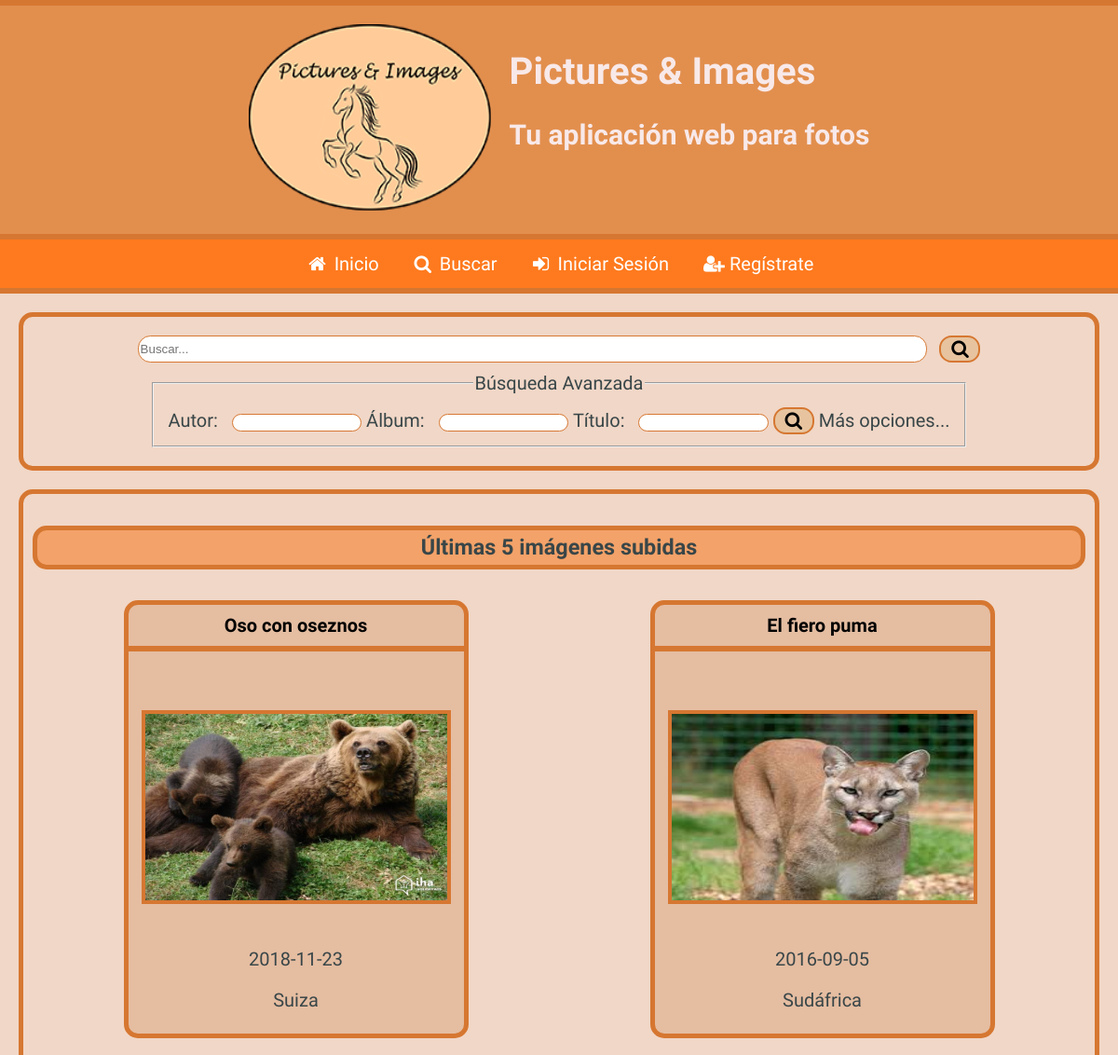
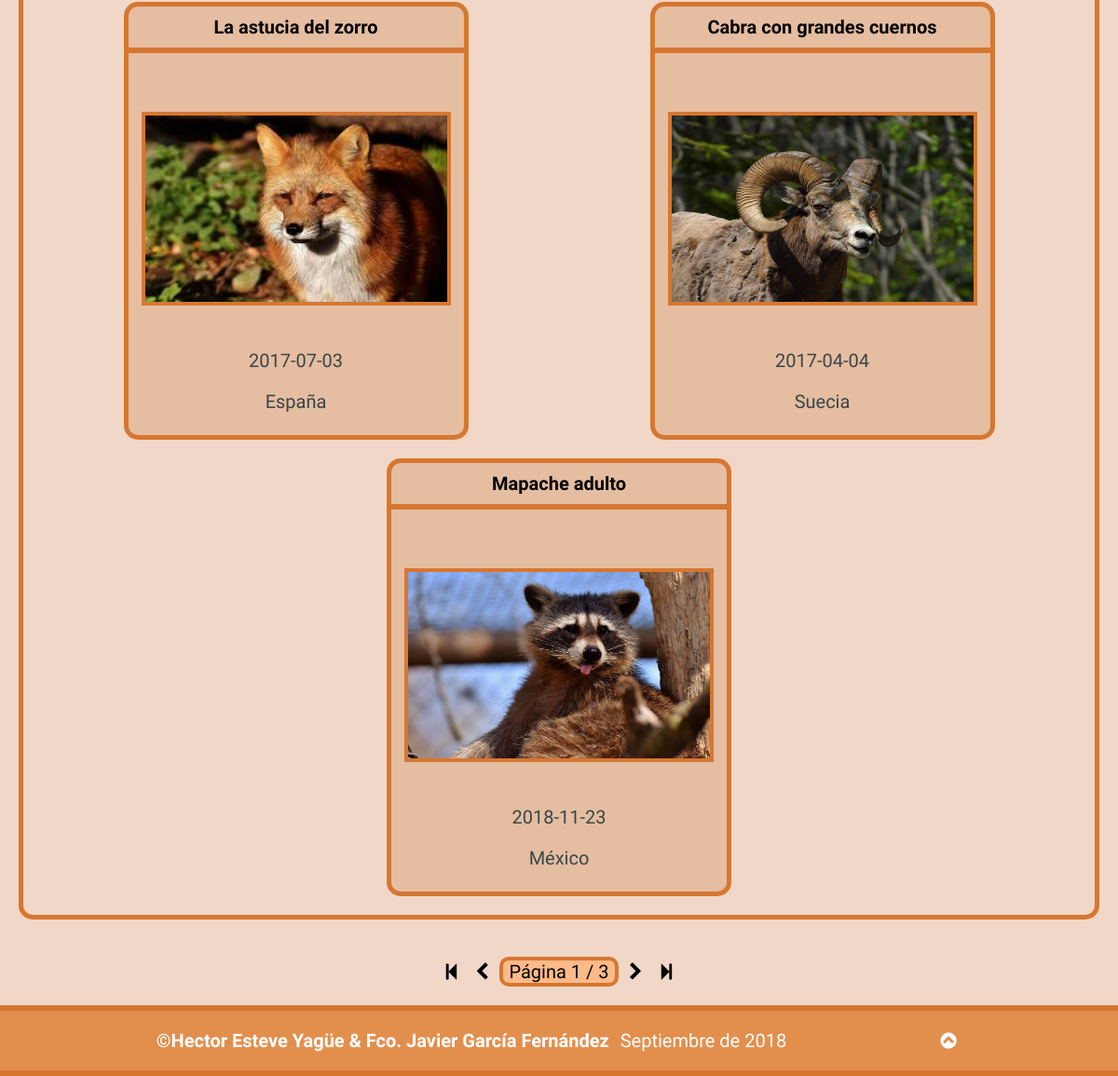
The page / on the database its author committed (2 pictures, top to bottom).
### tables this page shows
CREATE TABLE `fotos` (
  `IdFoto` int(11) NOT NULL,
  `Titulo` varchar(200) NOT NULL,
  `Descripcion` mediumtext NOT NULL,
  `Fecha` date NOT NULL,
  `Pais` int(11) NOT NULL,
  `Album` int(11) NOT NULL,
  `Fichero` varchar(500) NOT NULL,
  `Alternativo` varchar(200) NOT NULL,
  `FRegistro` datetime NOT NULL DEFAULT CURRENT_TIMESTAMP ON UPDATE CURRENT_TIMESTAMP
);

CREATE TABLE `paises` (
  `IdPais` int(11) NOT NULL,
  `NomPais` varchar(200) NOT NULL,
  `Continente` varchar(200) NOT NULL
);

### index.php (the view, shortened to what this page needs)
<?php
require_once("head.php");
require_once("header.php");
if(isset($_SESSION["usuarioLog"]) && $cookieFalsa == false){
	require_once("barraNavSesionIniciada.php");
}
else{
	require_once("barraNavSesionNoIniciada.php");
}
?>
		<div id="formBusc">
			<form id="buscTexto" action="resultado_busqueda.php" method="get" class="formulario">
				<input type="search" name="palClave" id="buscRap" placeholder="Buscar...">
				<button type="submit"><span id="butBuscRap" class="icon-search"></span></button>
			</form>
			<form id="miniFilBusc" action="resultado_busqueda.php" method="get" class="formulario">
				<fieldset>
					<legend>
						Búsqueda Avanzada
					</legend>
							<p>
								<label for="autorRap">Autor:</label>
								<input type="text" name="NomUsuario" id="autorRap">
							</p>
							<p>
								<label for="albumRap">Álbum:</label>
								<input type="text" name="Album" id="albumRap">
							</p>
							<p>
								<label for="tituloRap">Título:</label>
								<input type="text" name="Titulo" id="tituloRap">
							</p>
						<button type="submit"><span id="butFiltBuscRap" class="icon-search"></span></button>
						<a href="formulario_busqueda.php" title="Hacer búsqueda avanzada">Más opciones...</a>
				</fieldset>
			</form>
		</div>
<?php
	require_once("conexion_db.php");
	$sentencia = 'SELECT * FROM fotos';
	if(!($resultado = $mysqli->query($sentencia))) {
		echo "<p>Error al ejecutar la sentencia <b>$sentencia</b>: " . $mysqli->error;
		echo '</p>';
		exit;
	}
	require_once("paginacion.php");
	if(!empty($_GET["pagina"]) && ($_GET["pagina"] > $totalPaginas || !is_numeric($_GET["pagina"]))){
		$pagina = $totalPaginas;
		mostrarErrorPaginaNoExistente();
	}
	else{
		if(mysqli_num_rows($resultado) >= 1){
			crearIndex();
		}
}
	function crearIndex(){
		echo<<<indexParte1
		<section id="contFotosIndex">
			<h3>Últimas 5 imágenes subidas</h3>
			<div class="imagenes">
indexParte1;
		$sentencia = 'SELECT * FROM fotos JOIN paises ON (IdPais = Pais)' . ' ORDER BY (FRegistro) DESC ' . 'LIMIT ' . $GLOBALS["inicio"] . ',' . $GLOBALS["tamPag"];
		if(!($resultado = $GLOBALS["mysqli"]->query($sentencia))) {
			echo "<p>Error al ejecutar la sentencia <b>$sentencia</b>: " . $GLOBALS["mysqli"]->error;
			echo '</p>';
			exit;
		}
		if(mysqli_num_rows($resultado) >= 1){
			while($fila = $resultado->fetch_assoc()){
				$idFoto = $fila["IdFoto"];
				$titulo = $fila["Titulo"];
				$fichero = $fila["Fichero"];
				$alt = $fila["Alternativo"];
				$fecha = $fila["Fecha"];
				$pais = $fila["NomPais"];
				echo<<<articulo
			<article>
				<h4><a href="detalle_foto.php?id=$idFoto" title="Ver detalles de la foto">$titulo</a></h4>
				<figure>
					<a href="detalle_foto.php?id=$idFoto" title="Ver detalles de la foto"><img src="./$fichero" alt="$alt"/></a>
				</figure>
				<footer>
					<p><time datetime="$fecha">$fecha</time></p>
					<p>$pais</p>
				</footer>
			</article>
articulo;
			}
		}
		echo<<<indexParte2
			</div>
		</section>
		<div class="paginacion">
			<div>
				<a href="{$GLOBALS['getUrl']}?pagina=1"><span class="icon-to-start" title="Primeras 5 imágenes"></span></a>
				<a href="{$GLOBALS['getUrl']}?pagina={$GLOBALS['paginaAnt']}"><span class="icon-left-open" title="Anteriores 5 imágenes"></span></a>
				<p>Página <output>{$GLOBALS['pagina']}</output> / {$GLOBALS['totalPaginas']}</p>
				<a href="{$GLOBALS['getUrl']}?pagina={$GLOBALS['paginaSig']}"><span class="icon-right-open" title="Siguientes 5 imágenes"></span></a>
				<a href="{$GLOBALS['getUrl']}?pagina={$GLOBALS['totalPaginas']}"><span class="icon-to-end" title="Últimas 5 imágenes"></span></a>
			</div>
		</div>
indexParte2;
	}
 ?>
<?php
	require_once("footer.php");
?>

### head.php (shortened to what this page needs)
<?php
extraerUrl();
function extraerUrl(){
	$urlRel = $_SERVER['REQUEST_URI'];
	$pagArray = explode("/", $urlRel);
	$pag = (string) $pagArray[sizeof($pagArray) - 1];
	$pagSinParams = explode("?", $pag);
	if(!empty($pagSinParams)){
		$pag = $pagSinParams[0];
	}
	obtenerTitle($pag);
}
function obtenerTitle(&$pagina){
	$hayTitle = false;
	if ($hayTitle == false){
		$title = "Pictures & Images";
	}
	escribirHead($title);
}
function escribirHead(&$title){
echo <<<cabeceraParte1
<!DOCTYPE html>
<html lang="es">
<head>
	<title>$title</title>
	<meta charset="utf-8" />
	<meta name="generator" content="Bloc de notas" />
	<meta name="author" content="Hector Esteve Yagüe & Fco. Javier García Fernández" />
	<meta name="keywords" content="HTML5, web, Pictures & Images, PI, fotos, imagenes"/>
	<meta name="description" content="Pagina principal de PI" />
	<link rel="shortcut icon" type="image/x-icon" href="./logotipo-e-icono/icono-pi-daw.ico"/>
	<link rel="shortcut icon" type="image/vnd.microsoft.icon" href="./logotipo-e-icono/icono-pi-daw.ico"/>
	<link rel="stylesheet" type="text/css" href="fontello/css/fontello.css"/>
	<link rel='stylesheet' title={$GLOBALS['nombreEstiloUsu']} type='text/css' href={$GLOBALS['ficheroEstiloUsu']} />
cabeceraParte1;
$sentencia = 'SELECT IdEstilo, Nombre, Fichero FROM estilos WHERE IdEstilo NOT IN('. $GLOBALS['IdEstilo'] . ')';
if(!($estilosAlt = $GLOBALS["mysqli"]->query($sentencia))) {
	echo "<p>Error al ejecutar la sentencia <b>$sentencia</b>: " . $mysqli->error;
	echo '</p>';
	exit;
}
if(mysqli_num_rows($estilosAlt) >= 1){
	while($fila = $estilosAlt->fetch_assoc()){
		$nombreEstiloAltUsu = "'" . $fila["Nombre"] . "'";
		$ficheroEstiloAltUsu = "'" . $fila["Fichero"] . "'";
		echo "<link rel='alternate stylesheet' title=$nombreEstiloAltUsu type='text/css' href=$ficheroEstiloAltUsu />";
	}
}
echo <<<cabeceraParte2
	<link rel="stylesheet" type="text/css" media="print" href="print.css" />
	<meta name="viewport" content="width=device-width, initial-scale=1"/>
	<script type="text/javascript" src="script.js"></script>
</head>
cabeceraParte2;
}
?>

### header.php
<?php
echo <<<header
<body>
		<header id="piCabec">
			<a href="index.php" title="Ir a la página de inicio"><img src="./logotipo-e-icono/logotipo-pi-daw.png" alt="logotipo de pictures & images"/></a>
			<div>
				<h1>Pictures & Images</h1>
				<h2>Tu aplicación web para fotos</h2>
			</div>
		</header>
header;
?>

### barraNavSesionNoIniciada.php
<?php
	echo <<<barranavsesionNoinic
		<nav id="barraNavPrinc">
			<input type="checkbox" name="mnHamb" id="mnHamb"/><label for="mnHamb" title="Menú" id="iconoMnHamb"><span class="icon-menu"></span></label>
			<ul id="mnPrinc">
				<li><a href="index.php" title="Inicio"><span class="icon-home" ></span><span>Inicio</span></a></li>
				<li><a href="formulario_busqueda.php" title="Búsqueda avanzada"><span class="icon-search"></span><span>Buscar</span></a></li>
				<li><a href="formulario_acceso.php" title="Iniciar Sesión"><span class="icon-user"></span><span>Iniciar Sesión</span></a></li>
				<li><a href="formulario_registro.php" title="Regístrate"><span class="icon-user-plus"></span><span>Regístrate</span></a></li>
			</ul>
		</nav>
barranavsesionNoinic;
?>

### footer.php
<?php
echo <<<footer
	<footer>
		<p><strong><a href="acerca.php" title="Información de contacto">&copy;Hector Esteve Yagüe & Fco. Javier García Fernández</a></strong><time datetime="2018-09">Septiembre de 2018</time><a href="#piCabec"><span class="icon-angle-circled-up" title="Subir al encabezado"></span></a></p>
		</footer>
	</body>
</html>
footer;
?>

### print.css (style rules this page uses)
body { box-sizing: border-box; min-width: 320px; max-width: 1980px; margin: 0 auto; background-color: white; font-family: serif; font-size: 12pt; position: relative; }
body>header { padding: 0; background-color: white; padding: 1cm; padding-bottom: 0cm; border-top: 0; display: flex; flex-direction: row; }
body>header>a { display: none; }
body>header>a>img { height: 2.5cm; margin-right: 0.5cm; }
body>header>div>h1,h2 { margin-top: 0cm; color: black; font-weight: bold; }
body>nav { display: none; }
body>#formBusc { display: none; }
body>div>form { display: none; }
body>section { margin-right: 1cm; margin-left: 1cm; margin-top: 0cm; margin-bottom: 0cm; border: 0; padding: 0.5cm; text-align: center; padding: 0; }
body>#contFotosIndex>h3 { margin: 0.1cm; }
body>section>h3 { background-color: white; border: none; padding: 0cm; margin-top: 0.4cm; margin-bottom: 0.4cm; border-radius: 15px; display: flex; justify-content: center; color: black; font-size: 24pt; }
body>section>.imagenes { display: block; margin-top: 0cm; align-content: center; }
body>section>.imagenes>article { display: flex; flex-direction: column; background-color: white; border: 0.1cm solid black; justify-content: space-between; color: black; overflow: hidden; height: 10cm; width: 8cm; margin: auto; margin-top: 1cm; }
body>section>.imagenes>article:last-of-type { margin-bottom: 1cm; }
body>section>.imagenes>article:nth-of-type(2n) { page-break-after: always; }
body>section>.imagenes>article>figure { margin: 0; border: 0.2cm solid blue; width: 7cm; height: 4.5cm; align-self: center; }
body>section>.imagenes>article>figure>a { margin: 0; display: flex; flex-direction: column; width: 100%; height: 100%; color: #0032ff; content: attr(href); }
body>section>.imagenes>article>figure>a>img { width: 100%; height: 100%; align-self: center; content: attr(href); }
body>section>.imagenes>article>h4 { border: none; margin-top: 0.5cm; padding: 0.2cm; width: 100%; align-self: center; }
body>section>.imagenes>article>h4>a { text-decoration: underline; color: blue; }
body>section>.imagenes>article>footer { display: flex; flex-direction: column; padding: 0.2cm; border-radius: 15px; margin-bottom: 1cm; }
body>section>.imagenes>article>footer>p { color: black; margin: 0; }
body>section>.imagenes>article>footer>p:first-of-type { margin-bottom: 1cm; }
body>.paginacion { display: none; }
::placeholder { color: transparent; }
body>footer { padding: 0; margin-top: 0.1cm; clear: both; text-align: center; background-color: white; border-top: 0; border-bottom: 0; }
body>footer>p { color: black; margin: 0; }
body>footer>p>a>span { display: none; }
body>footer>p>strong>a { color: blue; text-decoration: underline; margin-right: 0.6cm; }

### rows shown on the page
fotos: Titulo "Oso con oseznos", Fichero (picture), Fecha "2018-11-23", Pais.NomPais "Suiza"
fotos: Titulo "El fiero puma", Fichero (picture), Fecha "2016-09-05", Pais.NomPais "Sudáfrica"
fotos: Titulo "La astucia del zorro", Fichero (picture), Fecha "2017-07-03", Pais.NomPais "España"
fotos: Titulo "Cabra con grandes cuernos", Fichero (picture), Fecha "2017-04-04", Pais.NomPais "Suecia"
fotos: Titulo "Mapache adulto", Fichero (picture), Fecha "2018-11-23", Pais.NomPais "México"

### other values the page prints
$GLOBALS['pagina'] "1"
$GLOBALS['totalPaginas'] "3"
